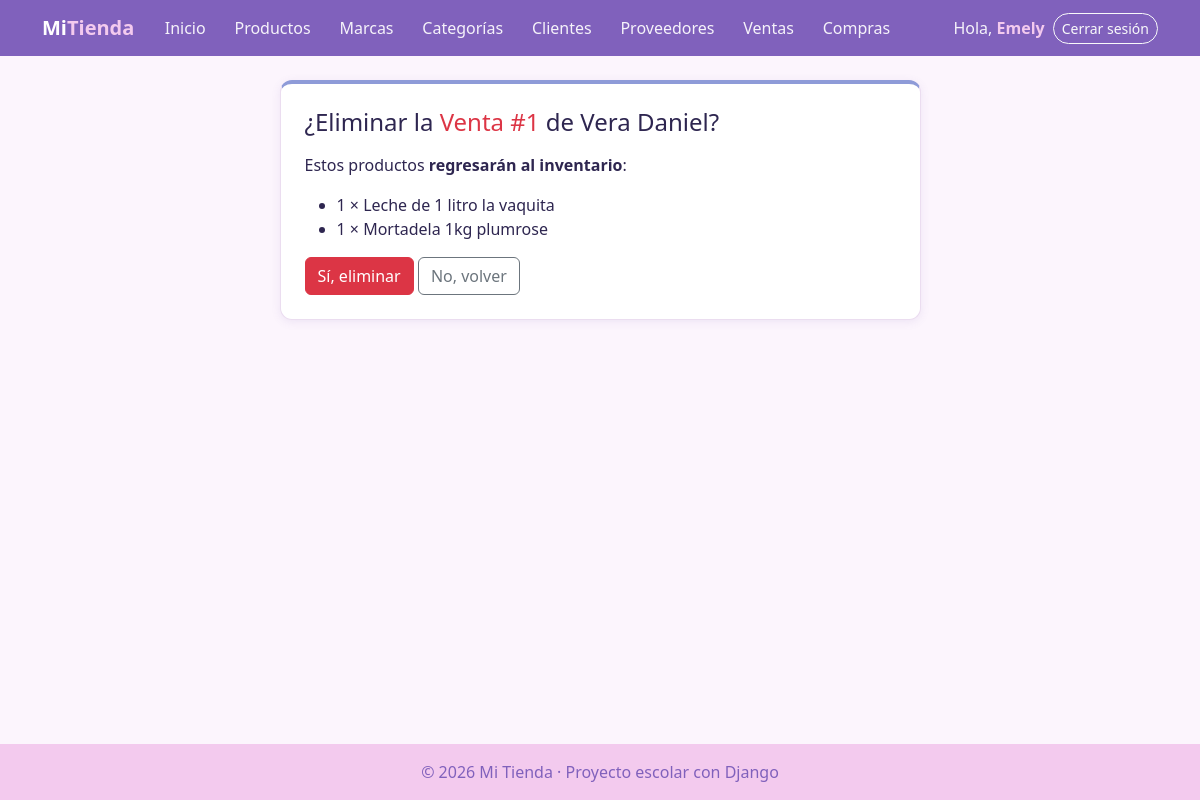
Screenshot of /facturacion/ventas/eliminar/1/ (signed in) with the database file from the repository.
### facturacion/models.py (models this page shows, shortened)
class ModeloBase(models.Model):
    user = models.ForeignKey(                    # 1:N con User: un usuario registra muchos registros
        User,
        on_delete=models.SET_NULL,               # Si borran al usuario, el registro se queda con user vacío
        null=True,                               # SET_NULL necesita que la columna acepte NULL
        blank=True,
        editable=False,                          # No aparece en formularios: lo llena la VISTA, no la persona
        related_name="%(class)s_registrados",    # %(class)s = nombre del modelo → user.producto_registrados
        verbose_name="Registrado por",
    )
    fecha_creacion = models.DateTimeField("Fecha de creación", auto_now_add=True)   # Se llena sola al CREAR
    fecha_modificacion = models.DateTimeField("Última modificación", auto_now=True) # Se actualiza sola en CADA save()
    class Meta:
        abstract = True                          # ← LA CLAVE: modelo "molde", sin tabla propia

class Venta(ModeloBase):
    cliente = models.ForeignKey(Cliente, on_delete=models.PROTECT, related_name="ventas")   # 1:N
    fecha_hora = models.DateTimeField("Fecha y hora", default=timezone.now)   # default: la hora actual, editable
    subtotal = models.DecimalField(max_digits=12, decimal_places=2, default=0, editable=False)
    iva = models.DecimalField("IVA", max_digits=12, decimal_places=2, default=0, editable=False)
    total = models.DecimalField(max_digits=12, decimal_places=2, default=0, editable=False)
    tipo_pago = models.CharField(
        "Tipo de pago",
        max_length=15,
        choices=TipoPago.choices,                # Solo acepta contado, credito, transferencia o tarjeta
        default=TipoPago.CONTADO,
    )
    class Meta:
        verbose_name = "Venta"
        verbose_name_plural = "Ventas"
        ordering = ["-fecha_hora"]               # La más reciente primero
    def __str__(self):
        return f"Venta #{self.pk}"

class Cliente(ModeloBase):
    cedula = models.CharField("Cédula", max_length=10, unique=True)
    nombres = models.CharField(max_length=80)
    apellidos = models.CharField(max_length=80)
    email = models.EmailField("Correo", blank=True)
    telefono = models.CharField("Teléfono", max_length=15, blank=True)
    direccion = models.CharField("Dirección", max_length=200, blank=True)
    class Meta:
        verbose_name = "Cliente"
        verbose_name_plural = "Clientes"
        ordering = ["apellidos", "nombres"]
    def __str__(self):
        return f"{self.apellidos} {self.nombres}"

class DetalleVenta(ModeloBase):
    venta = models.ForeignKey(Venta, on_delete=models.CASCADE, related_name="detalles")   # se borra con su venta
    producto = models.ForeignKey(Producto, on_delete=models.PROTECT, related_name="detalles_venta")
    cantidad = models.PositiveIntegerField(default=1, validators=[MinValueValidator(1)])  # mínimo 1
    precio = models.DecimalField(max_digits=10, decimal_places=2)   # precio del producto EL DÍA de la venta
    class Meta:
        verbose_name = "Detalle de venta"
        verbose_name_plural = "Detalles de venta"

class Producto(ModeloBase):
    nombre = models.CharField(max_length=100)
    descripcion = models.TextField("Descripción", blank=True)
    precio = models.DecimalField(max_digits=10, decimal_places=2)    # Precio de VENTA actual
    stock = models.PositiveIntegerField(default=0)                   # Unidades en bodega (nunca negativo)
    imagen = models.ImageField(                  # NUEVO: guarda una FOTO
        upload_to="productos/",                  #   el archivo va a MEDIA_ROOT/productos/
        blank=True,                              #   la foto es opcional
    )                                            #   En la tabla solo se guarda el TEXTO de la ruta: "productos/a55.jpg"
    marca = models.ForeignKey(Marca, on_delete=models.PROTECT, related_name="productos")
    categorias = models.ManyToManyField(Categoria, related_name="productos", blank=True)
    activo = models.BooleanField(default=True)
    class Meta:
        verbose_name = "Producto"
        verbose_name_plural = "Productos"
        ordering = ["nombre"]

### facturacion/views.py (the view, shortened to what this page needs)
# urls.py: path("ventas/eliminar/<int:pk>/", views.VentaDeleteView.as_view(), name="venta_eliminar"),
class VentaDeleteView(LoginRequiredMixin, DeleteView):     # ELIMINAR
    model = Venta
    template_name = "facturacion/venta_eliminar.html"
    context_object_name = "venta"
    success_url = reverse_lazy("facturacion:venta_lista")

### facturacion/templates/facturacion/venta_eliminar.html (shortened to what this page needs)
{% extends "base.html" %}
{% block contenido %}
<div class="row justify-content-center">
    <div class="col-md-7">
        <div class="tarjeta">
            <h1 class="h4 mb-3">¿Eliminar la <span class="text-danger">{{ venta }}</span> de {{ venta.cliente }}?</h1>
            <p>Estos productos <b>regresarán al inventario</b>:</p>
            <ul>
                {% for detalle in venta.detalles.all %}
                    <li>{{ detalle.cantidad }} × {{ detalle.producto.nombre }}</li>
                {% endfor %}
            </ul>
            <form method="post">
                <button type="submit" class="btn btn-danger">Sí, eliminar</button>
                <a href="{% url 'facturacion:venta_detalle' venta.pk %}" class="btn btn-outline-secondary">No, volver</a>
            </form>
        </div>
    </div>
</div>
{% endblock %}

### templates/base.html (shortened to what this page needs)
{% load static %}
<!DOCTYPE html>
<html lang="es">
<head>
    <link href="https://cdn.jsdelivr.net/npm/bootstrap@5.3.3/dist/css/bootstrap.min.css" rel="stylesheet">
    <link rel="stylesheet" href="{% static 'css/estilos.css' %}?v=5">
</head>
<body>
    <nav class="navbar navbar-expand-lg navbar-dark barra">
        <div class="container">
            <a class="navbar-brand fw-bold" href="{% url 'home' %}">Mi<span class="text-warning">Tienda</span></a>
            <div class="collapse navbar-collapse" id="menu">
                <ul class="navbar-nav me-auto">
                    <li class="nav-item"><a class="nav-link" href="{% url 'home' %}">Inicio</a></li>
                    {% if user.is_authenticated %}
                        <li class="nav-item"><a class="nav-link" href="{% url 'facturacion:producto_lista' %}">Productos</a></li>
                        <li class="nav-item"><a class="nav-link" href="{% url 'facturacion:marca_lista' %}">Marcas</a></li>
                        <li class="nav-item"><a class="nav-link" href="{% url 'facturacion:categoria_lista' %}">Categorías</a></li>
                        <li class="nav-item"><a class="nav-link" href="{% url 'facturacion:cliente_lista' %}">Clientes</a></li>
                        <li class="nav-item"><a class="nav-link" href="{% url 'facturacion:proveedor_lista' %}">Proveedores</a></li>
                        <li class="nav-item"><a class="nav-link" href="{% url 'facturacion:venta_lista' %}">Ventas</a></li>
                        <li class="nav-item"><a class="nav-link" href="{% url 'facturacion:compra_lista' %}">Compras</a></li>
                    {% endif %}
                </ul>
                <ul class="navbar-nav align-items-lg-center gap-2">
                    {% if user.is_authenticated %}
                        <li class="nav-item navbar-text">Hola, <a href="{% url 'facturacion:mi_perfil' %}" class="text-warning fw-bold text-decoration-none">{{ user.username }}</a></li>
                        <li class="nav-item">
                            <form method="post" action="{% url 'logout' %}" class="m-0">
                                <button type="submit" class="btn btn-sm btn-outline-light">Cerrar sesión</button>
                            </form>
                        </li>
                    {% else %}
                        <li class="nav-item"><a class="nav-link" href="{% url 'login' %}">Ingresar</a></li>
                        <li class="nav-item"><a class="btn btn-sm btn-warning" href="{% url 'registro' %}">Crear cuenta</a></li>
                    {% endif %}
                </ul>
            </div>
        </div>
    </nav>
    <main class="container py-4">
        {% block contenido %}{% endblock %}
    </main>
    <footer class="pie text-center py-3">© 2026 Mi Tienda · Proyecto escolar con Django</footer>
</body>
</html>

### static/css/estilos.css (style rules this page uses)
:root { --acento: #8061bc; --acento-claro: #8566BE; --rosa: #F3CAEE; --azul: #8E9BD8; --morado: #B08AD0; --fondo: #FCF5FD; --texto: #2E2650; --borde: #EBDDF0; }
body { background-color: var(--fondo); color: var(--texto); min-height: 100vh; display: flex; flex-direction: column; }
main { flex: 1; }
.barra { background-color: var(--acento); }
.barra .text-warning { color: var(--rosa) !important; }
.tarjeta { background: white; border: 1px solid var(--borde); border-radius: 12px; padding: 24px; box-shadow: 0 2px 10px rgba(107, 79, 163, .10); }
.pie { background-color: var(--rosa); color: var(--acento); }
.barra .navbar-nav .nav-link { color: rgba(255, 255, 255, .92); border-radius: 999px; padding: .4rem .9rem; transition: background .2s; }
.barra .navbar-text { color: rgba(255, 255, 255, .92); }
.barra .btn-outline-light { border-radius: 999px; }
.tarjeta { border-top: 4px solid var(--morado); }
.row > :nth-child(1) > .tarjeta { border-top-color: var(--azul); }

### rows the page displays
Venta: id "Venta #1", cliente "Vera Daniel"
DetalleVenta: cantidad "1", producto.nombre "Leche de 1 litro la vaquita"
DetalleVenta: cantidad "1", producto.nombre "Mortadela 1kg plumrose"

### other values shown
{{ user.username }} "Emely"
